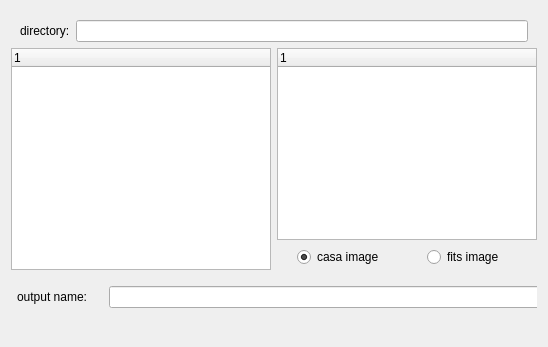
        <widget class="QWidget" name="tab">
         <attribute name="title">
          <string>save image</string>
         </attribute>
         <layout class="QVBoxLayout" name="verticalLayout_8">
          <item>
           <widget class="QFrame" name="image_top_frame">
            <property name="frameShape">
             <enum>QFrame::NoFrame</enum>
            </property>
            <property name="frameShadow">
             <enum>QFrame::Raised</enum>
            </property>
            <layout class="QHBoxLayout" name="_12">
             <property name="bottomMargin">
              <number>0</number>
             </property>
             <item>
              <widget class="QLabel" name="dirLabel_2">
               <property name="text">
                <string>directory:</string>
               </property>
              </widget>
             </item>
             <item>
              <widget class="QLineEdit" name="image_directory"/>
             </item>
            </layout>
           </widget>
          </item>
          <item>
           <layout class="QHBoxLayout" name="horizontalLayout_3">
            <item>
             <widget class="QTreeWidget" name="image_data_list_">
              <property name="minimumSize">
               <size>
                <width>260</width>
                <height>140</height>
               </size>
              </property>
              <property name="indentation">
               <number>16</number>
              </property>
              <column>
               <property name="text">
                <string>1</string>
               </property>
              </column>
             </widget>
            </item>
            <item>
             <layout class="QVBoxLayout" name="verticalLayout_7">
              <item>
               <widget class="QTreeWidget" name="image_file_list_">
                <property name="minimumSize">
                 <size>
                  <width>260</width>
                  <height>140</height>
                 </size>
                </property>
                <property name="indentation">
                 <number>16</number>
                </property>
                <column>
                 <property name="text">
                  <string>1</string>
                 </property>
                </column>
               </widget>
              </item>
              <item>
               <widget class="QFrame" name="frame">
                <property name="minimumSize">
                 <size>
                  <width>0</width>
                  <height>24</height>
                 </size>
                </property>
                <property name="frameShape">
                 <enum>QFrame::NoFrame</enum>
                </property>
                <property name="frameShadow">
                 <enum>QFrame::Raised</enum>
                </property>
                <widget class="QRadioButton" name="save_casa_img">
                 <property name="geometry">
                  <rect>
                   <x>20</x>
                   <y>1</y>
                   <width>102</width>
                   <height>20</height>
                  </rect>
                 </property>
                 <property name="text">
                  <string>casa image</string>
                 </property>
                 <property name="checked">
                  <bool>true</bool>
                 </property>
                </widget>
                <widget class="QRadioButton" name="save_fits_img">
                 <property name="geometry">
                  <rect>
                   <x>150</x>
                   <y>1</y>
                   <width>102</width>
                   <height>20</height>
                  </rect>
                 </property>
                 <property name="text">
                  <string>fits image</string>
                 </property>
                </widget>
               </widget>
              </item>
             </layout>
            </item>
           </layout>
          </item>
          <item>
           <widget class="QFrame" name="frame_3">
            <property name="minimumSize">
             <size>
              <width>0</width>
              <height>40</height>
             </size>
            </property>
            <property name="frameShape">
             <enum>QFrame::NoFrame</enum>
            </property>
            <property name="frameShadow">
             <enum>QFrame::Raised</enum>
            </property>
            <widget class="QLabel" name="img_output_label">
             <property name="geometry">
              <rect>
               <x>6</x>
               <y>10</y>
               <width>91</width>
               <height>22</height>
              </rect>
             </property>
             <property name="text">
              <string>output name:</string>
             </property>
            </widget>
            <widget class="QLineEdit" name="img_output_name">
             <property name="geometry">
              <rect>
               <x>98</x>
               <y>10</y>
               <width>451</width>
               <height>22</height>
              </rect>
             </property>
            </widget>
            <widget class="QPushButton" name="img_do_save">
             <property name="geometry">
              <rect>
               <x>560</x>
               <y>4</y>
               <width>114</width>
               <height>32</height>
              </rect>
             </property>
             <property name="text">
              <string>save</string>
             </property>
            </widget>
           </widget>
          </item>
          <item>
           <widget class="QLabel" name="img_output_error">
            <property name="styleSheet">
             <string notr="true">color : rgb(255, 0, 12)</string>
            </property>
            <property name="text">
             <string/>
            </property>
            <property name="textFormat">
             <enum>Qt::PlainText</enum>
            </property>
           </widget>
          </item>
         </layout>
        </widget>
